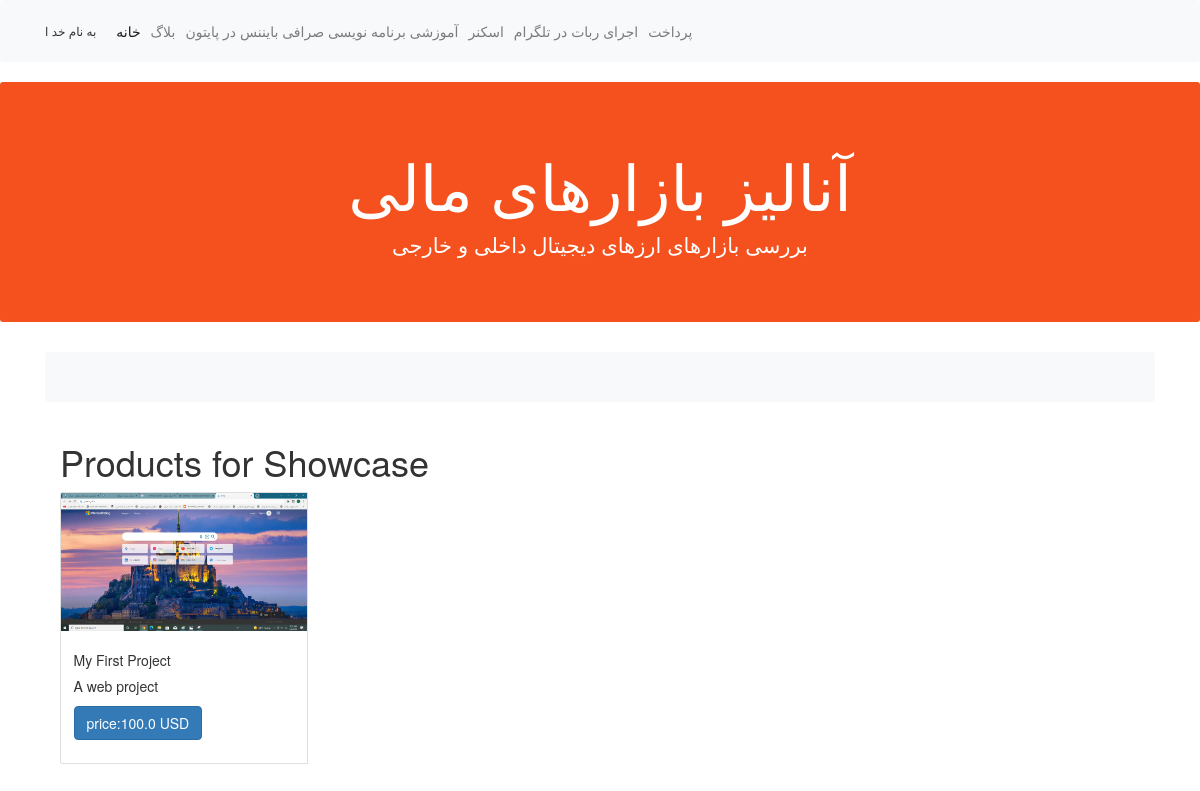
/payment/, run on the app's committed database.
### payment/models.py (models this page shows)
class Product(models.Model):
       product_id=models.CharField(max_length=50)
       title=models.CharField(max_length=50)
       description=models.TextField()
       price=models.FloatField()
       product_image=models.FileField(upload_to=product_image_path,max_length=100)
       product_thumb=models.FileField(upload_to=product_thumb_path,max_length=100)
       def __str__(self):
              return self.title

### payment/views.py (the view)
# urls.py: 2. Add a URL to urlpatterns:  path('', views.home, name='home')
def home(request):
       print('hi')
       products=Product.objects.all()
       print(products)
       return render(request,'product.html',context={'products':products})

### payment/templates/product.html (shortened to what this page needs)
{% extends "base.html" %}
{% load static %}
{% block page_content %}
<htmL>
<head>
</head>
<body>
	<nav class="navbar navbar-expand-lg navbar-light bg-light">
	</nav>
	<div class='container-fluid'>
		<h1>Products for Showcase</h1>
		{%for product in products%}
			<div	class='row'>
				<div class='col-lg-3'>
					<div class='card-group'>
						<div class='card'>
							<img src="{% static '/img/thumb.jpg' %}" class="card-img-top" alt=""/>
							<div class='card-body'>
								<h5 class='card-title'>{{product.title}}</h5>
								<p class='card-text'>{{product.description}}</p>
								<p class='card-text'>
								<a href="{% url 'create_payment' product.id %}"/>
									<button type="button" class="btn btn-primary">price:{{product.price}} USD</button>
								</p>
							</div>
						</div>
					</div>
				</div>
			</div>
		{%endfor%}
	</div>
</body>
</htmL>
{% endblock %}

### analysemarkets/templates/base.html (style rules this page uses)
body { overflow: scroll; }

### data on the page
Product: title "My First Project", description "A web project", price "100.0"
